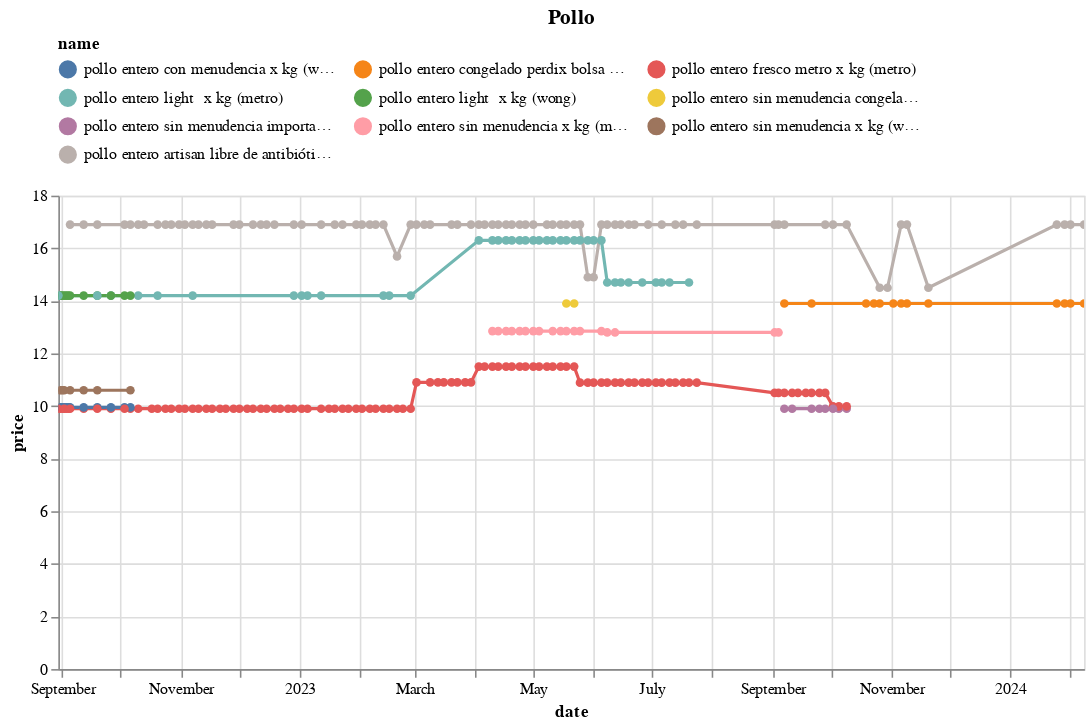

Write notebook code for a chart like this one.
### Code cell
(df
 .loc[df.name.isin(names)]
 .pipe(alt.Chart)
 .mark_line(point=True)
 .encode(x='date', y='price', color='name', tooltip=['name','price'])
 .properties(width=650, title='Pollo')
 .interactive()
 .configure_legend(orient='top', columns=3)
)

### Figure 1 — Vega-Lite specification as saved in the notebook (floating-point values rounded to 4 significant figures; data arrays with more than 128 entries replaced by an {"elided": "..."} marker saying what was removed)
{"config": {"view": {"continuousWidth": 300, "continuousHeight": 300}, "legend": {"columns": 3, "orient": "top"}}, "data": {"name": "data-0e31d94ed0733662d6424ee9272b1a3a"}, "mark": {"type": "line", "point": true}, "encoding": {"color": {"field": "name", "type": "nominal"}, "tooltip": [{"field": "name", "type": "nominal"}, {"field": "price", "type": "quantitative"}], "x": {"field": "date", "type": "temporal"}, "y": {"field": "price", "type": "quantitative"}}, "params": [{"name": "param_13", "select": {"type": "interval", "encodings": ["x", "y"]}, "bind": "scales"}], "title": "Pollo", "width": 650, "$schema": "https://vega.github.io/schema/vega-lite/v5.16.3.json", "datasets": {"data-0e31d94ed0733662d6424ee9272b1a3a": {"elided": "298 records"}}}
